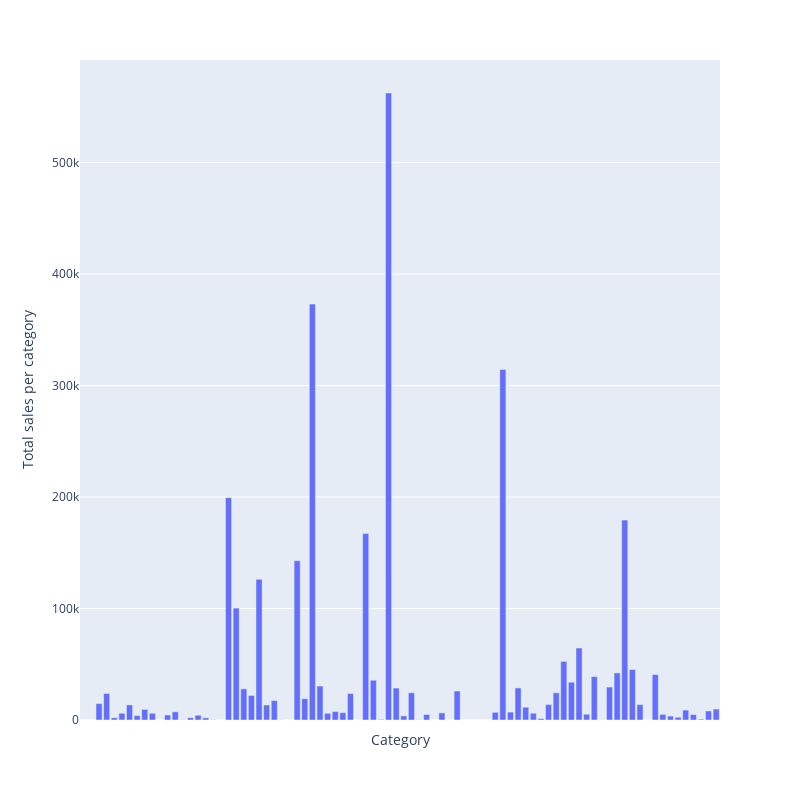

The notebook cell saved with this chart:
### Code cell
fig = px.bar(group, x = group.index, y = 'item_cnt_day', width=800, height=800).update_layout(
    xaxis_title="Category", yaxis_title= "Total sales per category"
)

fig.update_xaxes(showticklabels=False)
fig.show()

### Figure 1 — Plotly figure (JSON) as saved in the notebook; plotly's stock layout.template omitted (floating-point values rounded to 4 significant figures)
{"data": [{"alignmentgroup": "True", "hovertemplate": "item_category_name=%{x}<br>item_cnt_day=%{y}<extra></extra>", "legendgroup": "", "marker": {"color": "#636efa", "pattern": {"shape": ""}}, "name": "", "offsetgroup": "", "orientation": "v", "showlegend": false, "textposition": "auto", "type": "bar", "x": ["PC - Гарнитуры/Наушники", "Аксессуары - PS2", "Аксессуары - PS3", "Аксессуары - PS4", "Аксессуары - PSP", "Аксессуары - PSVita", "Аксессуары - XBOX 360", "Аксессуары - XBOX ONE", "Билеты (Цифра)", "Доставка товара", "Игровые консоли - PS2", "Игровые консоли - PS3", "Игровые консоли - PS4", "Игровые консоли - PSP", "Игровые консоли - PSVita", "Игровые консоли - XBOX 360", "Игровые консоли - XBOX ONE", "Игровые консоли - Прочие", "Игры - PS2", "Игры - PS3", "Игры - PS4", "Игры - PSP", "Игры - PSVita", "Игры - XBOX 360", "Игры - XBOX ONE", "Игры - Аксессуары для игр", "Игры Android - Цифра", "Игры MAC - Цифра", "Игры PC - Дополнительные издания", "Игры PC - Коллекционные издания", "Игры PC - Стандартные издания", "Игры PC - Цифра", "Карты оплаты (Кино, Музыка, Игры)", "Карты оплаты - Live!", "Карты оплаты - Live! (Цифра)", "Карты оплаты - PSN", "Карты оплаты - Windows (Цифра)", "Кино - Blu-Ray", "Кино - Blu-Ray 3D", "Кино - Blu-Ray 4K", "Кино - DVD", "Кино - Коллекционное", "Книги - Артбуки, энциклопедии", "Книги - Аудиокниги", "Книги - Аудиокниги (Цифра)", "Книги - Аудиокниги 1С", "Книги - Бизнес литература", "Книги - Комиксы, манга", "Книги - Компьютерная литература", "Книги - Методические материалы 1С", "Книги - Открытки", "Книги - Познавательная литература", "Книги - Путеводители", "Книги - Художественная литература", "Книги - Цифра", "Музыка - CD локального производства", "Музыка - CD фирменного производства", "Музыка - MP3", "Музыка - Винил", "Музыка - Музыкальное видео", "Музыка - Подарочные издания", "Подарки - Атрибутика", "Подарки - Гаджеты, роботы, спорт", "Подарки - Мягкие игрушки", "Подарки - Настольные игры", "Подарки - Настольные игры (компактные)", "Подарки - Открытки, наклейки", "Подарки - Развитие", "Подарки - Сертификаты, услуги", "Подарки - Сувениры", "Подарки - Сувениры (в навеску)", "Подарки - Сумки, Альбомы, Коврики д/мыши", "Подарки - Фигурки", "Программы - 1С:Предприятие 8", "Программы - MAC (Цифра)", "Программы - Для дома и офиса", "Программы - Для дома и офиса (Цифра)", "Программы - Обучающие", "Программы - Обучающие (Цифра)", "Служебные", "Служебные - Билеты", "Чистые носители (шпиль)", "Чистые носители (штучные)", "Элементы питания"], "xaxis": "x", "y": [3, 2, 14738, 23771, 2057, 6041, 13524, 3939, 9492, 6003, 1, 4484, 7290, 220, 2070, 4268, 1910, 249, 11, 199370, 100400, 27939, 22015, 126160, 13476, 17410, 104, 8, 142851, 19062, 373060, 30421, 6013, 7601, 6540, 23707, 22, 167234, 35648, 567, 562392, 28652, 3720, 24436, 252, 4928, 11, 6378, 6, 25997, 3, 1, 3, 3, 6889, 314401, 7090, 28762, 11476, 6096, 1293, 13826, 24360, 52513, 33890, 64590, 5175, 38895, 116, 29563, 42174, 179310, 45230, 13781, 48, 40747, 5043, 3497, 2492, 8883, 4846, 761, 8090, 9807], "yaxis": "y"}], "layout": {"barmode": "relative", "height": 800, "legend": {"tracegroupgap": 0}, "margin": {"t": 60}, "width": 800, "xaxis": {"anchor": "y", "domain": [0, 1], "showticklabels": false, "title": {"text": "Category"}}, "yaxis": {"anchor": "x", "domain": [0, 1], "title": {"text": "Total sales per category"}}}}
